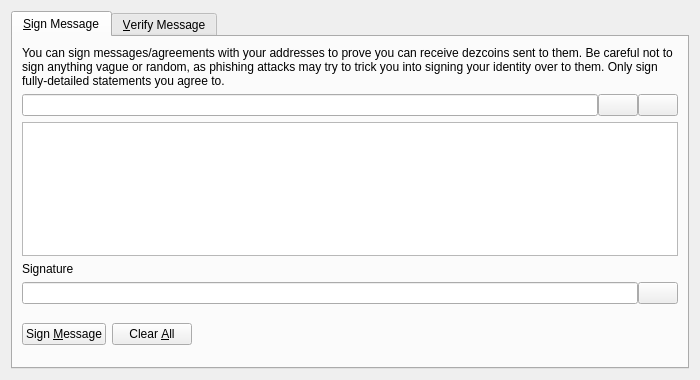
<?xml version="1.0" encoding="UTF-8"?>
<ui version="4.0">
 <class>SignVerifyMessageDialog</class>
 <widget class="QDialog" name="SignVerifyMessageDialog">
  <property name="geometry">
   <rect>
    <x>0</x>
    <y>0</y>
    <width>700</width>
    <height>380</height>
   </rect>
  </property>
  <property name="windowTitle">
   <string>Signatures - Sign / Verify a Message</string>
  </property>
  <property name="modal">
   <bool>true</bool>
  </property>
  <layout class="QVBoxLayout" name="verticalLayout">
   <item>
    <widget class="QTabWidget" name="tabWidget">
     <property name="currentIndex">
      <number>0</number>
     </property>
     <widget class="QWidget" name="tabSignMessage">
      <attribute name="title">
       <string>&amp;Sign Message</string>
      </attribute>
      <layout class="QVBoxLayout" name="verticalLayout_SM">
       <item>
        <widget class="QLabel" name="infoLabel_SM">
         <property name="text">
          <string>You can sign messages/agreements with your addresses to prove you can receive dezcoins sent to them. Be careful not to sign anything vague or random, as phishing attacks may try to trick you into signing your identity over to them. Only sign fully-detailed statements you agree to.</string>
         </property>
         <property name="textFormat">
          <enum>Qt::PlainText</enum>
         </property>
         <property name="wordWrap">
          <bool>true</bool>
         </property>
        </widget>
       </item>
       <item>
        <layout class="QHBoxLayout" name="horizontalLayout_1_SM">
         <property name="spacing">
          <number>0</number>
         </property>
         <item>
          <widget class="QValidatedLineEdit" name="addressIn_SM">
           <property name="toolTip">
            <string>The Dezcoin address to sign the message with</string>
           </property>
          </widget>
         </item>
         <item>
          <widget class="QPushButton" name="addressBookButton_SM">
           <property name="toolTip">
            <string>Choose previously used address</string>
           </property>
           <property name="text">
            <string/>
           </property>
           <property name="icon">
            <iconset resource="../bitcoin.qrc">
             <normaloff>:/icons/address-book</normaloff>:/icons/address-book</iconset>
           </property>
           <property name="shortcut">
            <string>Alt+A</string>
           </property>
           <property name="autoDefault">
            <bool>false</bool>
           </property>
          </widget>
         </item>
         <item>
          <widget class="QPushButton" name="pasteButton_SM">
           <property name="toolTip">
            <string>Paste address from clipboard</string>
           </property>
           <property name="text">
            <string/>
           </property>
           <property name="icon">
            <iconset resource="../bitcoin.qrc">
             <normaloff>:/icons/editpaste</normaloff>:/icons/editpaste</iconset>
           </property>
           <property name="shortcut">
            <string>Alt+P</string>
           </property>
           <property name="autoDefault">
            <bool>false</bool>
           </property>
          </widget>
         </item>
        </layout>
       </item>
       <item>
        <widget class="QPlainTextEdit" name="messageIn_SM">
         <property name="toolTip">
          <string>Enter the message you want to sign here</string>
         </property>
        </widget>
       </item>
       <item>
        <widget class="QLabel" name="signatureLabel_SM">
         <property name="text">
          <string>Signature</string>
         </property>
         <property name="textFormat">
          <enum>Qt::PlainText</enum>
         </property>
        </widget>
       </item>
       <item>
        <layout class="QHBoxLayout" name="horizontalLayout_2_SM">
         <property name="spacing">
          <number>0</number>
         </property>
         <item>
          <widget class="QLineEdit" name="signatureOut_SM">
           <property name="font">
            <font>
             <italic>true</italic>
            </font>
           </property>
           <property name="readOnly">
            <bool>true</bool>
           </property>
          </widget>
         </item>
         <item>
          <widget class="QPushButton" name="copySignatureButton_SM">
           <property name="toolTip">
            <string>Copy the current signature to the system clipboard</string>
           </property>
           <property name="text">
            <string/>
           </property>
           <property name="icon">
            <iconset resource="../bitcoin.qrc">
             <normaloff>:/icons/editcopy</normaloff>:/icons/editcopy</iconset>
           </property>
           <property name="autoDefault">
            <bool>false</bool>
           </property>
          </widget>
         </item>
        </layout>
       </item>
       <item>
        <layout class="QHBoxLayout" name="horizontalLayout_3_SM">
         <item>
          <widget class="QPushButton" name="signMessageButton_SM">
           <property name="toolTip">
            <string>Sign the message to prove you own this Dezcoin address</string>
           </property>
           <property name="text">
            <string>Sign &amp;Message</string>
           </property>
           <property name="icon">
            <iconset resource="../bitcoin.qrc">
             <normaloff>:/icons/edit</normaloff>:/icons/edit</iconset>
           </property>
           <property name="autoDefault">
            <bool>false</bool>
           </property>
          </widget>
         </item>
         <item>
          <widget class="QPushButton" name="clearButton_SM">
           <property name="toolTip">
            <string>Reset all sign message fields</string>
           </property>
           <property name="text">
            <string>Clear &amp;All</string>
           </property>
           <property name="icon">
            <iconset resource="../bitcoin.qrc">
             <normaloff>:/icons/remove</normaloff>:/icons/remove</iconset>
           </property>
           <property name="autoDefault">
            <bool>false</bool>
           </property>
          </widget>
         </item>
         <item>
          <spacer name="horizontalSpacer_1_SM">
           <property name="orientation">
            <enum>Qt::Horizontal</enum>
           </property>
           <property name="sizeHint" stdset="0">
            <size>
             <width>40</width>
             <height>48</height>
            </size>
           </property>
          </spacer>
         </item>
         <item>
          <widget class="QLabel" name="statusLabel_SM">
           <property name="font">
            <font>
             <weight>75</weight>
             <bold>true</bold>
            </font>
           </property>
           <property name="text">
            <string/>
           </property>
           <property name="wordWrap">
            <bool>true</bool>
           </property>
          </widget>
         </item>
         <item>
          <spacer name="horizontalSpacer_2_SM">
           <property name="orientation">
            <enum>Qt::Horizontal</enum>
           </property>
           <property name="sizeHint" stdset="0">
            <size>
             <width>40</width>
             <height>48</height>
            </size>
           </property>
          </spacer>
         </item>
        </layout>
       </item>
      </layout>
     </widget>
     <widget class="QWidget" name="tabVerifyMessage">
      <attribute name="title">
       <string>&amp;Verify Message</string>
      </attribute>
      <layout class="QVBoxLayout" name="verticalLayout_VM">
       <item>
        <widget class="QLabel" name="infoLabel_VM">
         <property name="text">
          <string>Enter the receiver's address, message (ensure you copy line breaks, spaces, tabs, etc. exactly) and signature below to verify the message. Be careful not to read more into the signature than what is in the signed message itself, to avoid being tricked by a man-in-the-middle attack. Note that this only proves the signing party receives with the address, it cannot prove sendership of any transaction!</string>
         </property>
         <property name="textFormat">
          <enum>Qt::PlainText</enum>
         </property>
         <property name="alignment">
          <set>Qt::AlignLeading|Qt::AlignLeft|Qt::AlignTop</set>
         </property>
         <property name="wordWrap">
          <bool>true</bool>
         </property>
        </widget>
       </item>
       <item>
        <layout class="QHBoxLayout" name="horizontalLayout_1_VM">
         <property name="spacing">
          <number>0</number>
         </property>
         <item>
          <widget class="QValidatedLineEdit" name="addressIn_VM">
           <property name="toolTip">
            <string>The Dezcoin address the message was signed with</string>
           </property>
          </widget>
         </item>
         <item>
          <widget class="QPushButton" name="addressBookButton_VM">
           <property name="toolTip">
            <string>Choose previously used address</string>
           </property>
           <property name="text">
            <string/>
           </property>
           <property name="icon">
            <iconset resource="../bitcoin.qrc">
             <normaloff>:/icons/address-book</normaloff>:/icons/address-book</iconset>
           </property>
           <property name="shortcut">
            <string>Alt+A</string>
           </property>
           <property name="autoDefault">
            <bool>false</bool>
           </property>
          </widget>
         </item>
        </layout>
       </item>
       <item>
        <widget class="QPlainTextEdit" name="messageIn_VM"/>
       </item>
       <item>
        <widget class="QValidatedLineEdit" name="signatureIn_VM"/>
       </item>
       <item>
        <layout class="QHBoxLayout" name="horizontalLayout_2_VM">
         <item>
          <widget class="QPushButton" name="verifyMessageButton_VM">
           <property name="toolTip">
            <string>Verify the message to ensure it was signed with the specified Dezcoin address</string>
           </property>
           <property name="text">
            <string>Verify &amp;Message</string>
           </property>
           <property name="icon">
            <iconset resource="../bitcoin.qrc">
             <normaloff>:/icons/transaction_0</normaloff>:/icons/transaction_0</iconset>
           </property>
           <property name="autoDefault">
            <bool>false</bool>
           </property>
          </widget>
         </item>
         <item>
          <widget class="QPushButton" name="clearButton_VM">
           <property name="toolTip">
            <string>Reset all verify message fields</string>
           </property>
           <property name="text">
            <string>Clear &amp;All</string>
           </property>
           <property name="icon">
            <iconset resource="../bitcoin.qrc">
             <normaloff>:/icons/remove</normaloff>:/icons/remove</iconset>
           </property>
           <property name="autoDefault">
            <bool>false</bool>
           </property>
          </widget>
         </item>
         <item>
          <spacer name="horizontalSpacer_1_VM">
           <property name="orientation">
            <enum>Qt::Horizontal</enum>
           </property>
           <property name="sizeHint" stdset="0">
            <size>
             <width>40</width>
             <height>48</height>
            </size>
           </property>
          </spacer>
         </item>
         <item>
          <widget class="QLabel" name="statusLabel_VM">
           <property name="font">
            <font>
             <weight>75</weight>
             <bold>true</bold>
            </font>
           </property>
           <property name="text">
            <string/>
           </property>
           <property name="wordWrap">
            <bool>true</bool>
           </property>
          </widget>
         </item>
         <item>
          <spacer name="horizontalSpacer_2_VM">
           <property name="orientation">
            <enum>Qt::Horizontal</enum>
           </property>
           <property name="sizeHint" stdset="0">
            <size>
             <width>40</width>
             <height>48</height>
            </size>
           </property>
          </spacer>
         </item>
        </layout>
       </item>
      </layout>
     </widget>
    </widget>
   </item>
  </layout>
 </widget>
 <customwidgets>
  <customwidget>
   <class>QValidatedLineEdit</class>
   <extends>QLineEdit</extends>
   <header>qt/qvalidatedlineedit.h</header>
  </customwidget>
 </customwidgets>
 <resources>
  <include location="../bitcoin.qrc"/>
 </resources>
 <connections/>
</ui>
